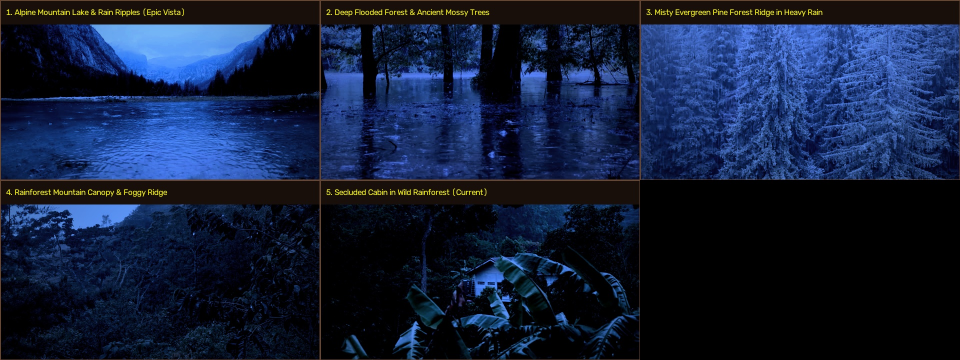
#> input picture thumbnail/nature_options/contact_sheet_pure_nature_night_graded.jpg, 1920 x 720 px (shown at 1/2 size)
$ python -i grade_pure_nature_comparison.py   (imports and definitions only)
#> lines starting #> are read from the running program, lines starting #| are printed output that depends on the picture
#> further down, picture is the input picture: shape (720, 1920, 3); mean B, G, R 58.1, 30.9, 19.3
import cv2
import numpy as np
import os

brain = r"C:\Users\DELL\.gemini\antigravity\brain\fee49f33-6e4e-4c5b-ae69-9c38ad6288a6"

# Night grading parameters (same as our master video)
# rr=0.38:rg=0.08:rb=0.0:gr=0.05:gg=0.45:gb=0.20:br=0.10:bg=0.25:bb=0.95
# brightness=-0.07, contrast=1.28, saturation=0.82

def apply_night_grade(img_bgr):
    # Convert to float 0..1
    b, g, r = cv2.split(img_bgr.astype(np.float32) / 255.0)
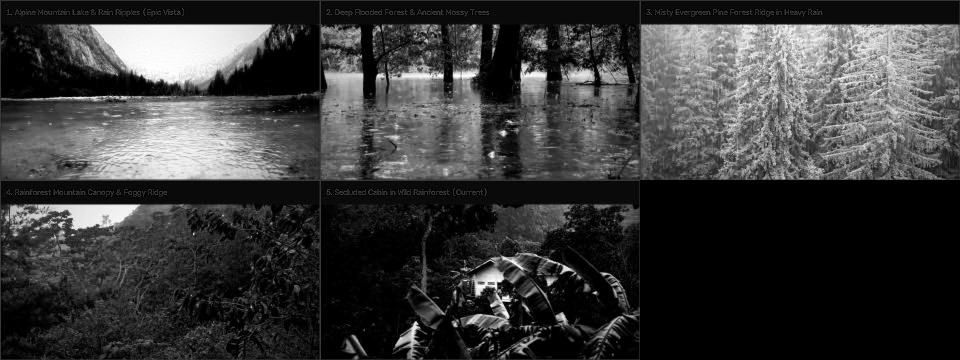
#> b: shape (720, 1920) float32 (shown at 1/2 size); min 0, max 1, mean 0.228

    # colorchannelmixer
    r_out = 0.38*r + 0.08*g + 0.0*b
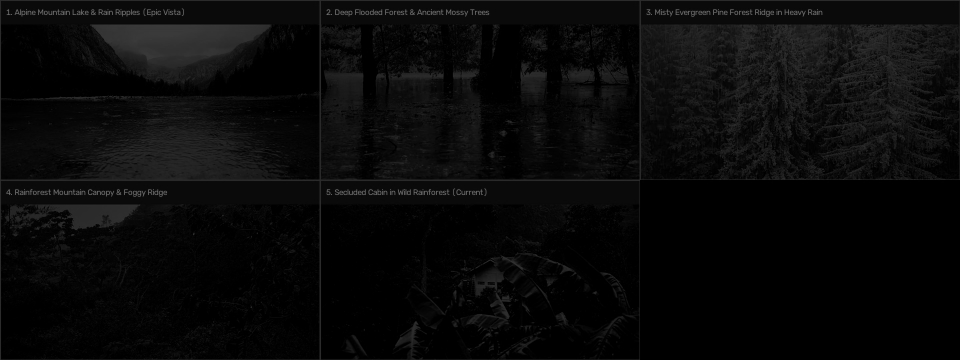
#> r_out: shape (720, 1920) float32 (shown at 1/2 size); min 0, max 0.458, mean 0.0385
    g_out = 0.05*r + 0.45*g + 0.20*b
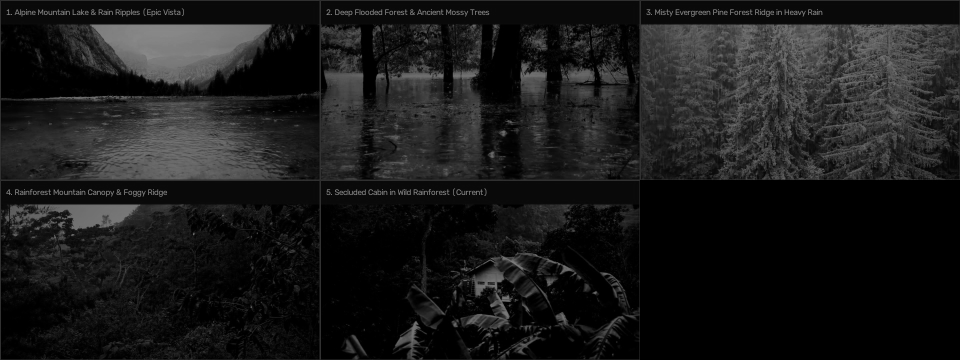
#> g_out: shape (720, 1920) float32 (shown at 1/2 size); min 0, max 0.59, mean 0.104
    b_out = 0.10*r + 0.25*g + 0.95*b

    merged = cv2.merge([b_out, g_out, r_out])
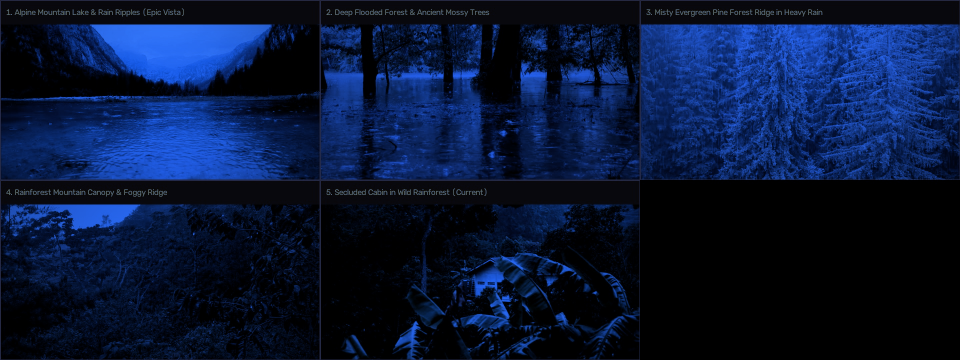
#> merged: shape (720, 1920, 3) float32 (shown at 1/2 size); mean of channels 0, 1, 2 0.254, 0.104, 0.0384; drawn with min black and max white

    # eq: brightness=-0.07, contrast=1.28
    # contrast: (x - 0.5) * 1.28 + 0.5 - 0.07
    graded = (merged - 0.5) * 1.28 + 0.5 - 0.07

    # saturation: convert to hsv in float
    graded = np.clip(graded, 0.0, 1.0)
    hsv = cv2.cvtColor((graded * 255).astype(np.uint8), cv2.COLOR_BGR2HSV).astype(np.float32)
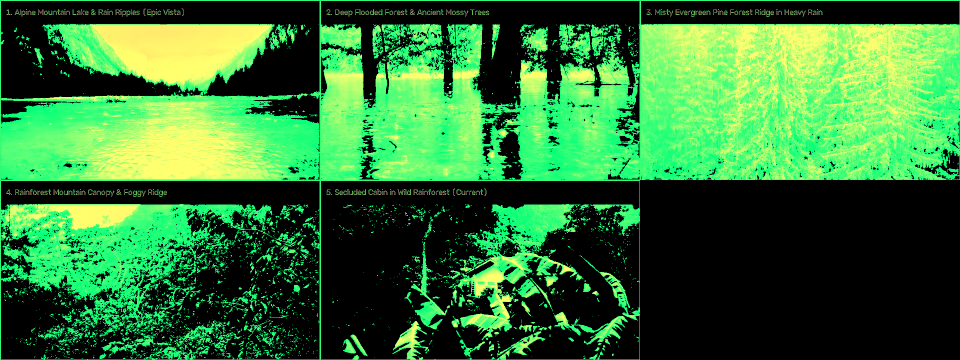
#> hsv: shape (720, 1920, 3) float32 (shown at 1/2 size); mean of channels 0, 1, 2 53.8, 117.2, 50.5; drawn as B, G, R
    hsv[:, :, 1] = np.clip(hsv[:, :, 1] * 0.85, 0, 255)
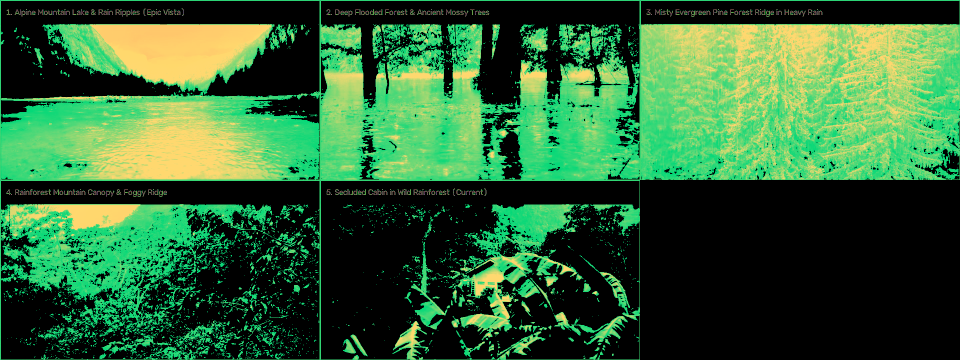
#> hsv: shape (720, 1920, 3) float32 (shown at 1/2 size); mean of channels 0, 1, 2 53.8, 99.1, 50.5; drawn as B, G, R
    result = cv2.cvtColor(hsv.astype(np.uint8), cv2.COLOR_HSV2BGR)

    # Vignette
    h, w = result.shape[:2]
#> h = 720; w = 1920
    Y, X = np.ogrid[:h, :w]
#> Y = 720 values from 0 to 719
    dist_from_center = np.sqrt((X - w/2)**2 + (Y - h/2)**2)
    max_dist = np.sqrt((w/2)**2 + (h/2)**2)
#> max_dist = 1025.3
    vignette = 1.0 - 0.35 * (dist_from_center / max_dist)**2
    result = np.clip(result.astype(np.float32) * vignette[:, :, np.newaxis], 0, 255).astype(np.uint8)
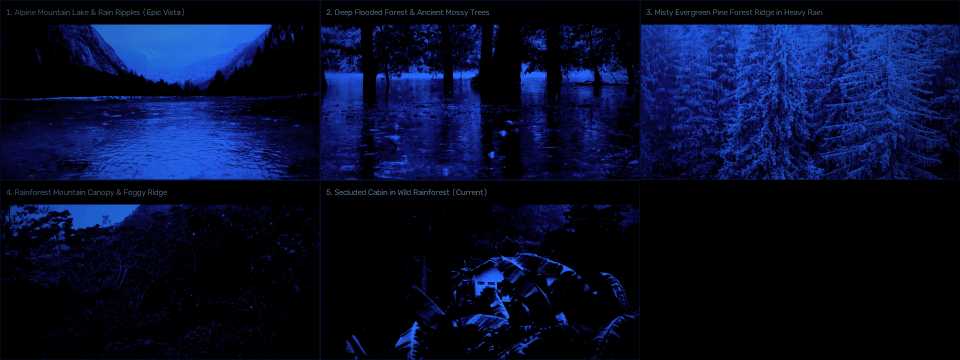
#> result: shape (720, 1920, 3) (shown at 1/2 size); mean B, G, R 44, 13.6, 6.6
    return result

options = [
    ("5174040", "wide_cand_5174040.jpg", "1. Alpine Mountain Lake & Rain Ripples (Epic Vista)"),
    ("9934612", "wide_cand_9934612.jpg", "2. Deep Flooded Forest & Ancient Mossy Trees"),
    ("10766175", "pure_nature_10766175.jpg", "3. Misty Evergreen Pine Forest Ridge in Heavy Rain"),
    ("9353501", "wide_cand_9353501.jpg", "4. Rainforest Mountain Canopy & Foggy Ridge"),
    ("12717007", "wide_cand_12717007.jpg", "5. Secluded Cabin in Wild Rainforest (Current)")
]

cell_w, cell_h = 640, 360
graded_imgs = []

# [16 lines not run here, left out]

# Assemble into comparison grid
# 2 rows: 3 on top row, 2 centered or padded on bottom row
# [1 line that did not run here, left out]
# For bottom row, let's put 2 images + a black tile
black_tile = np.zeros((cell_h, cell_w, 3), dtype=np.uint8)
# [1 line that did not run here, left out]
# [1 line that did not run here, left out]

out_grid = os.path.join(brain, "contact_sheet_pure_nature_night_graded.jpg")
# [2 lines not run here, left out]

>>> import cv2
>>> picture = cv2.imread('../thumbnail/nature_options/contact_sheet_pure_nature_night_graded.jpg')
>>> result = apply_night_grade(picture)

$ run again, on thumbnail/nature_options/bright_nature_12717007.jpg
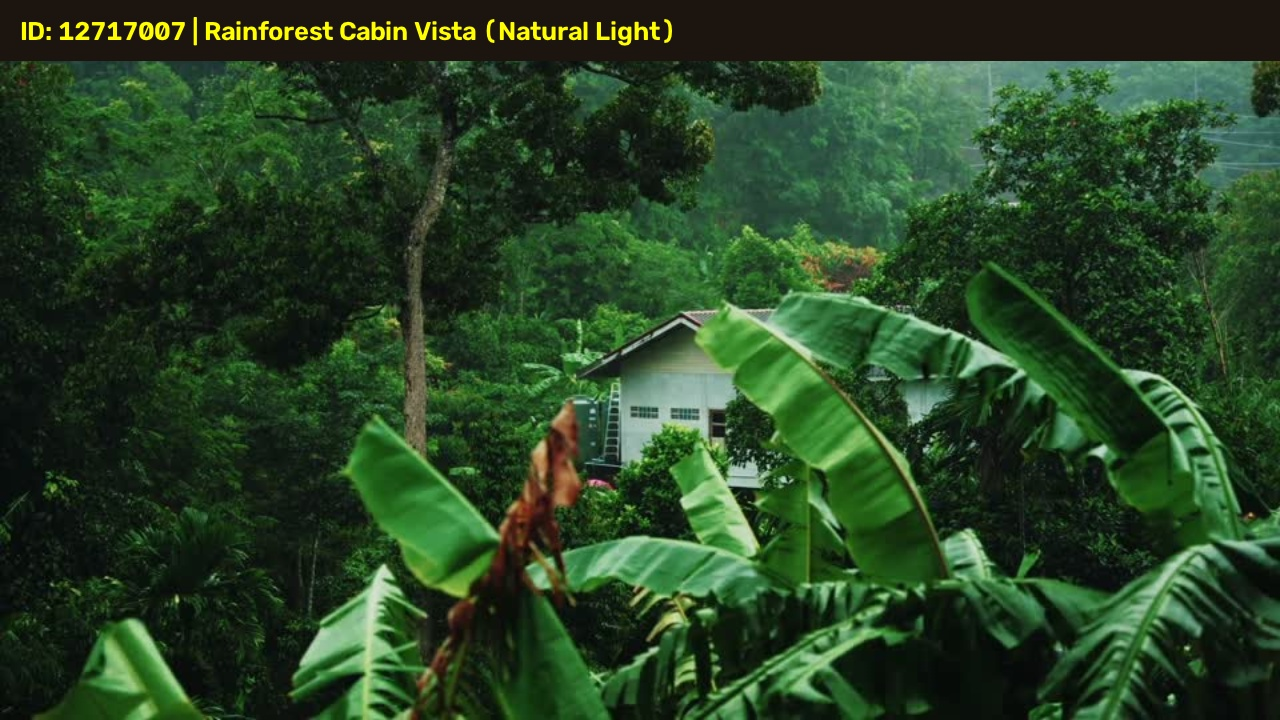
#> input picture thumbnail/nature_options/bright_nature_12717007.jpg, 1280 x 720 px
#> picture is the input picture: shape (720, 1280, 3); mean B, G, R 36.4, 66.9, 39.9
#> in apply_night_grade, `hsv[:, :, 1] = np.clip(hsv[:, :, 1] * 0.85, 0, 255)`:
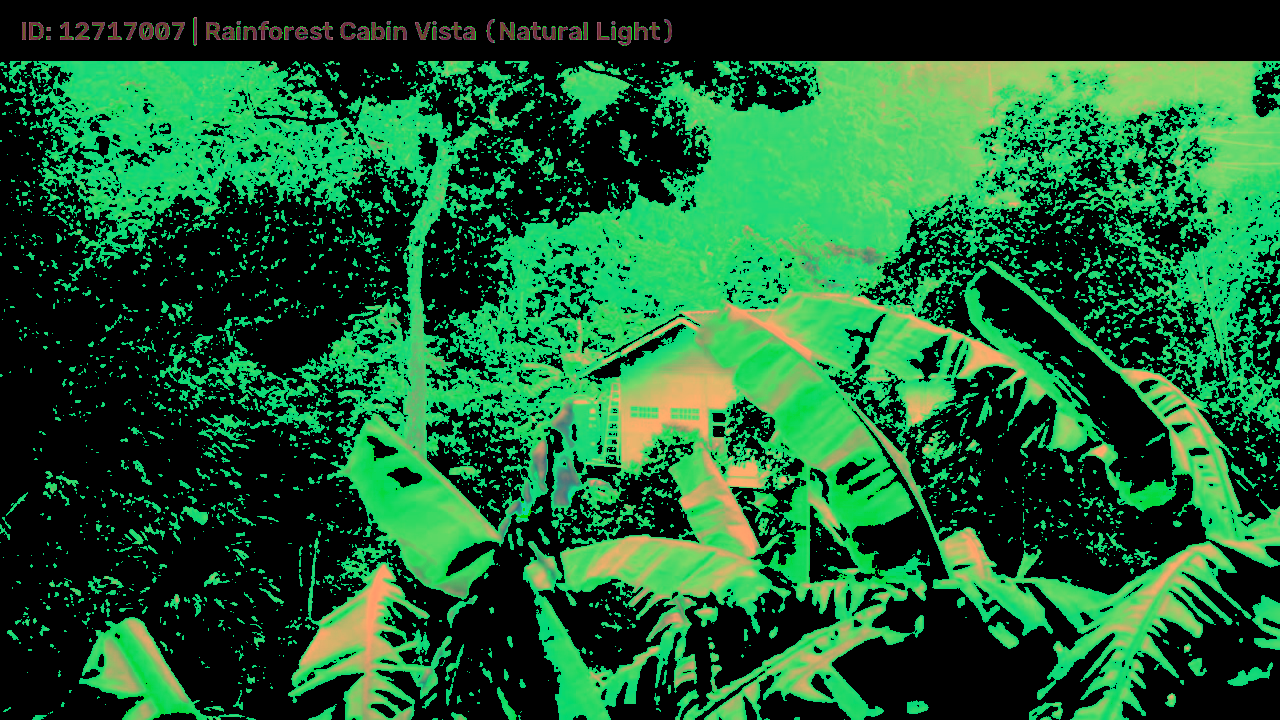
#> hsv: shape (720, 1280, 3) float32; mean of channels 0, 1, 2 50.4, 96.7, 28.7; drawn as B, G, R
#> in apply_night_grade, `result = np.clip(result.astype(np.float32) * vignette[:, :, np.newaxis..`:
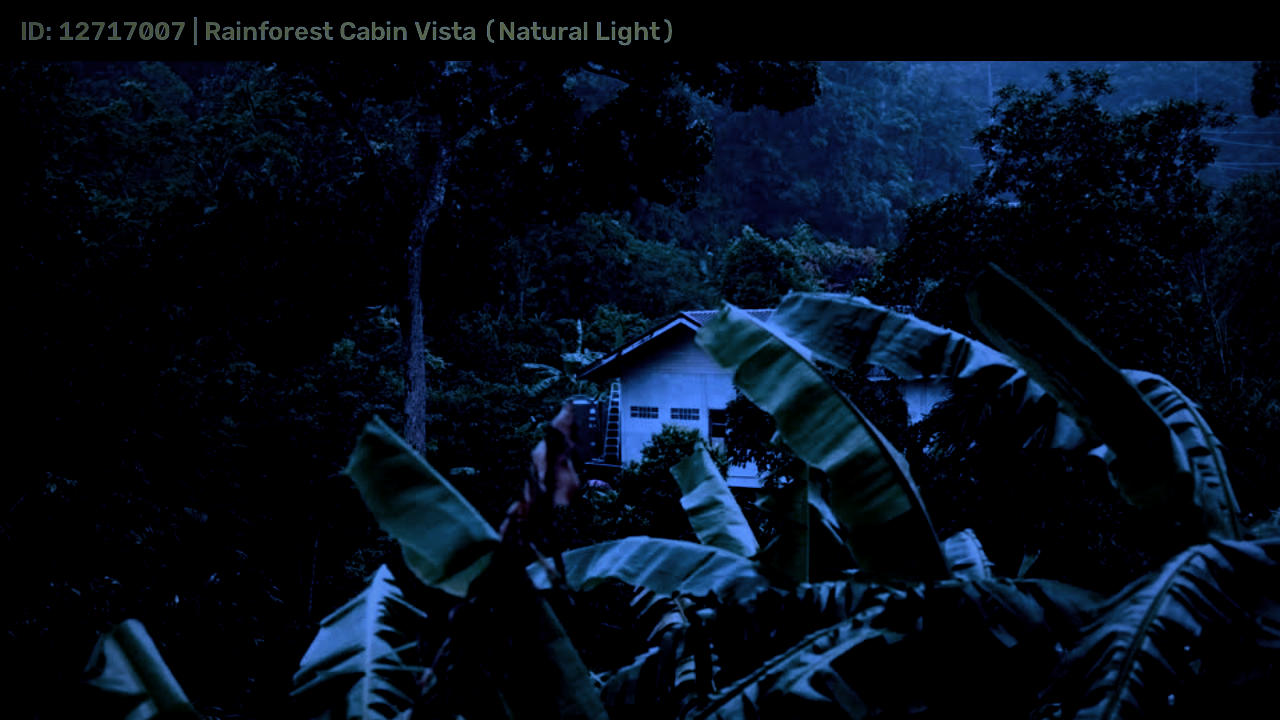
#> result: shape (720, 1280, 3); mean B, G, R 25.7, 13.7, 5.3
